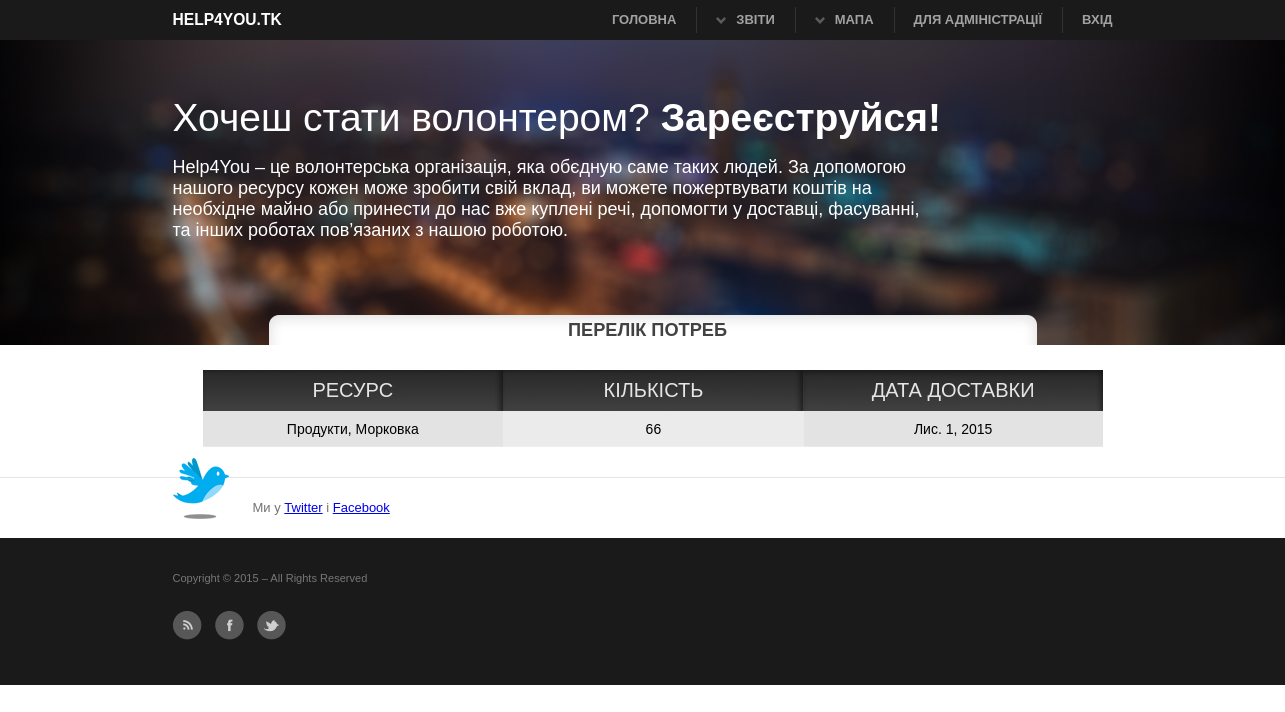
/need/, run on an earlier commit of the app's database.
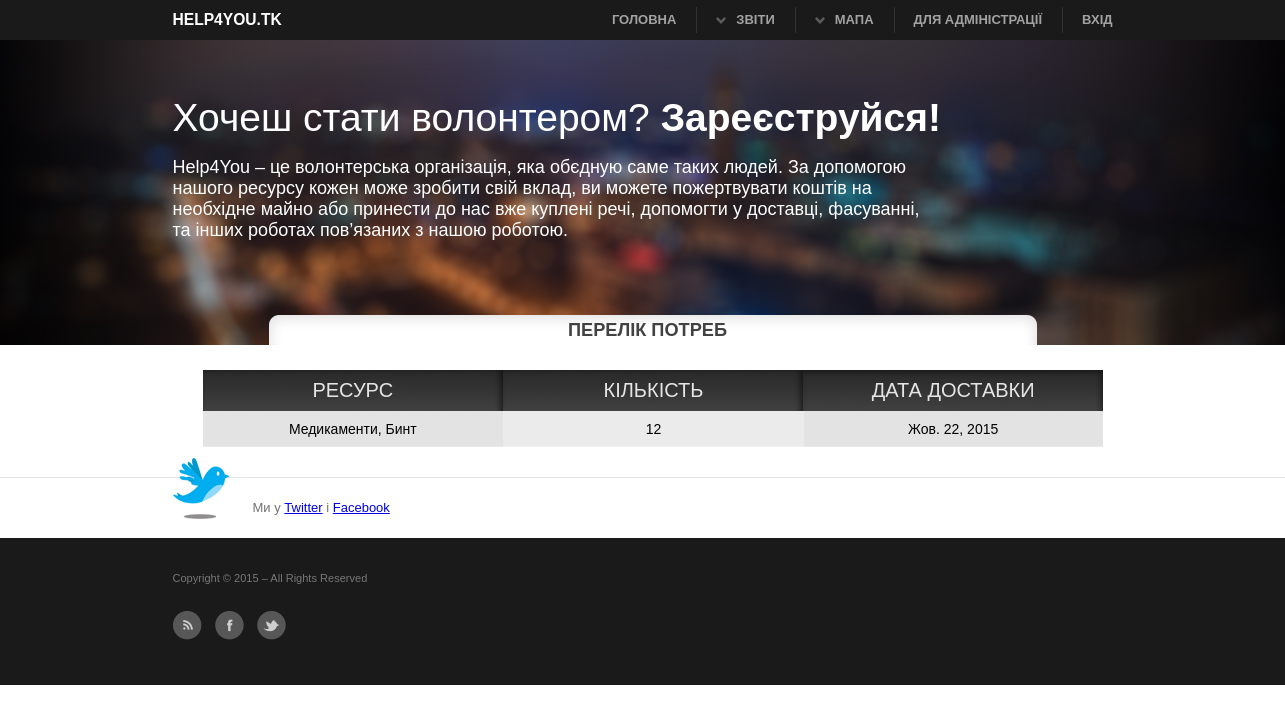
And on a later commit of the database.
### main/models.py (models this page shows, shortened)
class Need(models.Model):
    resource = models.ForeignKey('Resource',verbose_name=u'Потрібний ресурс')
    order = models.ForeignKey('Order', verbose_name=u'Замовлення', null=True)
    amount = models.IntegerField(verbose_name=u'Кількість ресурсу')
    finished = models.BooleanField(default=False, null=False)
    priority = models.IntegerField(verbose_name=u'Пріорітет', null=True)
    date_recomended = models.DateField(verbose_name=u'Дата рекомендованої доставки', null=True)
    class Meta:
        verbose_name_plural = u'Потреба'

class Resource(models.Model):
    category_resource = models.ForeignKey('CategoryResource',verbose_name=u'Категорія ресурса')
    name = models.CharField(max_length=30,verbose_name=u'Назва ресурсу')
    unit_of_mesure = models.CharField(max_length=30,verbose_name=u'Одиниця виміру')
    weight_one_unit = models.FloatField(verbose_name=u'Маса однієї одиниці', null=True)
    volume_of_one_unit = models.FloatField(verbose_name=u'Об"єм однієї одиниці')
    price_one_unit = models.FloatField(verbose_name=u'Ціна однієї одиниці')
    class Meta:
        verbose_name_plural = u'Ресурси'
    def __unicode__(self):
        return u"%s, %s" % (self.category_resource.category, self.name)

class CategoryResource(models.Model):
    category = models.CharField(max_length=50, verbose_name=u'Категорія')
    class Meta:
        verbose_name_plural = u'Категорії ресурсів'

### main/views.py (the view)
# urls.py: url(r'^need/$',NeedListView.as_view(), name='list_need'),
class NeedListView(ListView):
    template_name = 'list_need.html'
    model = Need
    context_object_name = 'Needs'

### main/templates/list_need.html
{% extends 'base.html' %}
{% block title %}
     <h3 class="title_list">Перелік потреб</h3>
{% endblock %}
{% block content %}
 <div id="list_table">
  <table border="0">
    <tr>
        <td class="top_left">РЕСУРС</td>
        <td class="top_cen" >КІЛЬКІСТЬ</td>
        <td class="top_right" >ДАТА ДОСТАВКИ</td>
    </tr>
    {% for need in Needs %}
        <tr class="list_tr">
        <td class="cell"> {{ need.resource }}</td>
        <td class="cell_c">{{ need.amount }}</td>
        <td class="cell">{{ need.date_recomended }}</td>
    </tr>
    {% endfor %}
  </table>
    </div>
{% endblock %}

What changed in the data, as far as the page shows it:
changed Need: resource "Продукти, Морковка" → "Медикаменти, Бинт"; amount "66" → "12"; date_recomended "Лис. 1, 2015" → "Жов. 22, 2015"
